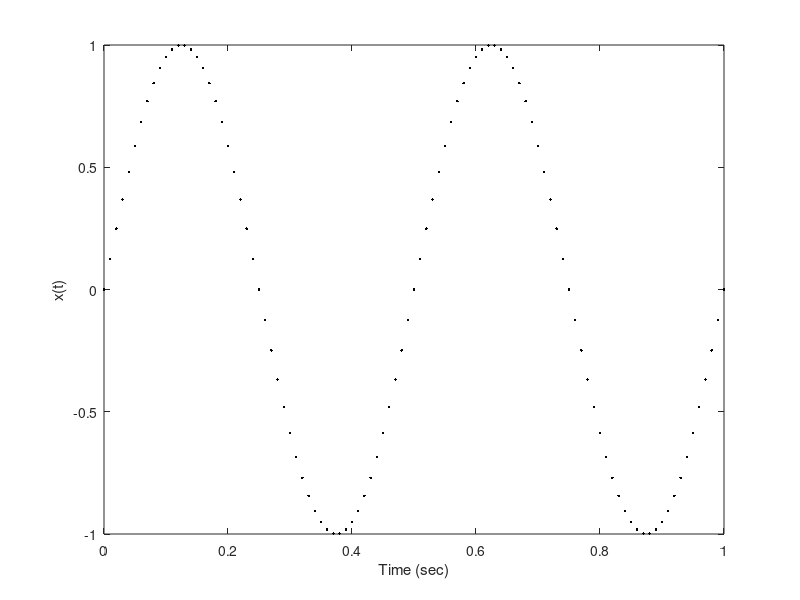

Write MATLAB code to recreate this figure.
% Exemplo 1.2  
% Gera uma onda senoidal discreta de 2 Hz usando MATLAB.
% Assume um tempo de amostragem de 0.01 seg. e use pontos suficientes para tornar
% a onda senoidal 1 seg. de comprimento; i.e., o tempo total, TT deve ser 1 seg.

clear all; % limpa todas variaveis do workspace
close all; % fecha todas as figuras abertas

Ts = .01;               % Define o tempo de amostragem    
TT = 1;                 % Define o tempo total
f = 2;                  % Define a frequência
t = 0:Ts:TT;            % Gera o vetor de tempo
x = sin(2*pi*f*t);      % Gera o sinal senoidal desejado

plot(t,x,'.k');         % Plota o sinal
xlabel('Time (sec)');   % Rotula o eixo x
ylabel('x(t)');         % Rotula o eixo y
